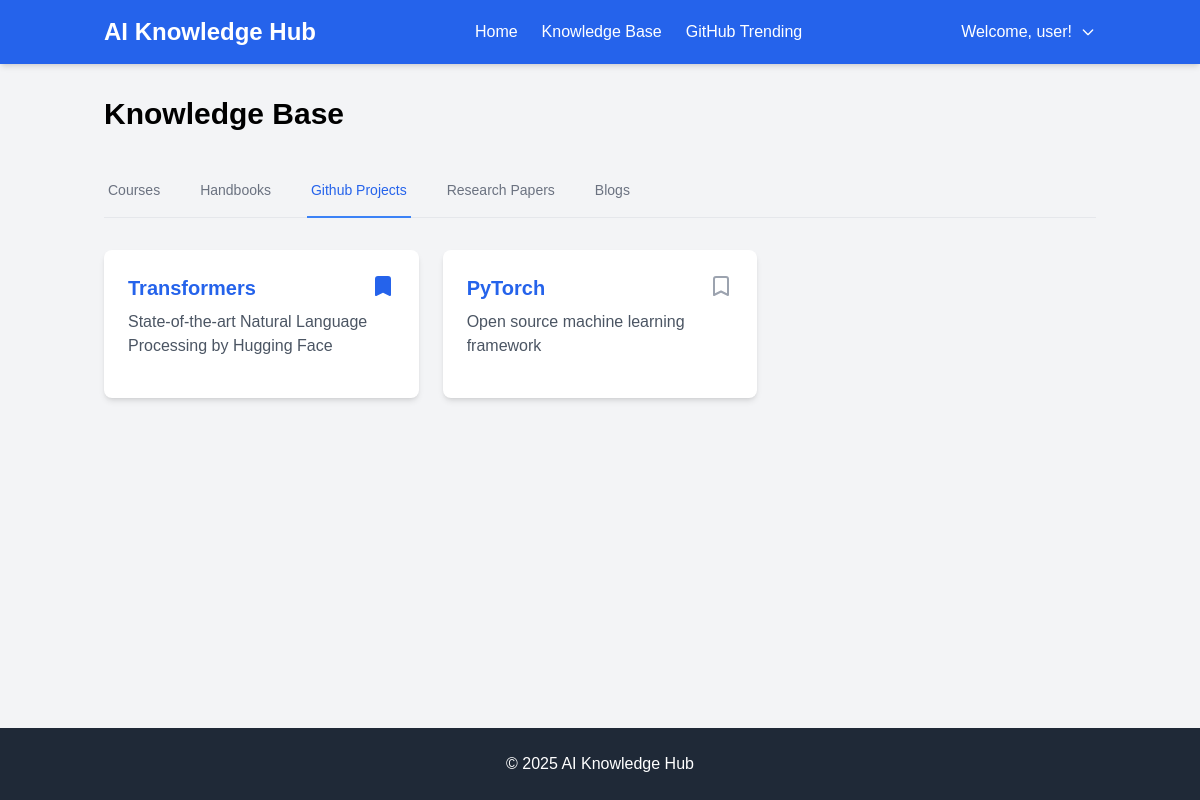
Page /knowledge-base?tab=github_projects (signed in) on the committed database.
### models.py (models this page shows, shortened)
class User(UserMixin, db.Model):
    id = db.Column(db.Integer, primary_key=True)
    username = db.Column(db.String(80), unique=True, nullable=False)
    email = db.Column(db.String(120), unique=True, nullable=False)
    password_hash = db.Column(db.String(128))
    is_admin = db.Column(db.Boolean, default=False)
    created_at = db.Column(db.DateTime, default=datetime.utcnow)
    bookmarks = db.relationship('Bookmark', backref='user', lazy=True)

class GitHubProject(db.Model):
    id = db.Column(db.Integer, primary_key=True)
    title = db.Column(db.String(200), nullable=False)
    url = db.Column(db.String(500), nullable=False)
    stars = db.Column(db.Integer)
    description = db.Column(db.Text)
    created_at = db.Column(db.DateTime, default=datetime.utcnow)

### app.py (the view)
@app.route('/knowledge-base')
@login_required
def knowledge_base():
    active_tab = request.args.get('tab', 'courses')
    categories = {
        "courses": Course.query.all(),
        "handbooks": Handbook.query.all(),
        "github_projects": GitHubProject.query.all(),
        "research_papers": ResearchPaper.query.all(),
        "blogs": Blog.query.all()
    }
    bookmarks = Bookmark.query.filter_by(
        user_id=current_user.id,
        resource_type=active_tab
    ).all()
    bookmarked_ids = [bookmark.resource_id for bookmark in bookmarks]
    return render_template('knowledge_base.html',
                         categories=categories,
                         active_tab=active_tab,
                         bookmarked_ids=bookmarked_ids)

### app.py (called while the page is built)
@login_manager.user_loader
def load_user(user_id):
    return User.query.get(int(user_id))

def login_required(f):
    @wraps(f)
    def decorated_function(*args, **kwargs):
        if 'user_id' not in session:
            return redirect(url_for('login'))
        return f(*args, **kwargs)
    return decorated_function

### templates/knowledge_base.html (shortened to what this page needs)
{% extends "base.html" %}
{% block content %}
<div class="max-w-7xl mx-auto">
    <h1 class="text-3xl font-bold mb-8">Knowledge Base</h1>
    <div class="border-b border-gray-200 mb-8">
        <nav class="-mb-px flex space-x-8">
            {% for tab in ['courses', 'handbooks', 'github_projects', 'research_papers', 'blogs'] %}
            <a href="{{ url_for('knowledge_base', tab=tab) }}"
               class="{% if active_tab == tab %}border-blue-500 text-blue-600{% else %}border-transparent text-gray-500 hover:text-gray-700 hover:border-gray-300{% endif %} whitespace-nowrap py-4 px-1 border-b-2 font-medium text-sm">
                {{ tab.replace('_', ' ').title() }}
            </a>
            {% endfor %}
        </nav>
    </div>
    <div class="grid grid-cols-1 md:grid-cols-2 lg:grid-cols-3 gap-6">
        {% for resource in categories[active_tab] %}
        <div class="bg-white rounded-lg shadow-md p-6">
            <div class="flex justify-between items-start">
                <div>
                    <h2 class="text-xl font-semibold mb-2">
                        <a href="{{ resource.url }}" target="_blank" class="text-blue-600 hover:text-blue-800">
                            {{ resource.title }}
                        </a>
                    </h2>
                    <p class="text-gray-600 mb-4">{{ resource.description }}</p>
                </div>
                {% set is_bookmarked = resource.id in bookmarked_ids %}
                <form action="{{ url_for('add_bookmark' if not is_bookmarked else 'remove_bookmark', resource_type=active_tab, resource_id=resource.id) }}" method="POST">
                    <button type="submit" class="text-{{ 'blue-600' if is_bookmarked else 'gray-400' }} hover:text-blue-600">
                        <svg class="w-6 h-6" fill="{{ 'currentColor' if is_bookmarked else 'none' }}" stroke="currentColor" viewBox="0 0 24 24">
                            <path stroke-linecap="round" stroke-linejoin="round" stroke-width="2" d="M5 5a2 2 0 012-2h10a2 2 0 012 2v16l-7-3.5L5 21V5z"></path>
                        </svg>
                    </button>
                </form>
            </div>
        </div>
        {% endfor %}
    </div>
</div>
{% endblock %}

### templates/base.html (shortened to what this page needs)
<!DOCTYPE html>
<html lang="en">
<head>
    <script src="https://cdn.tailwindcss.com"></script>
</head>
<body class="bg-gray-100 min-h-screen flex flex-col">
    <header class="bg-blue-600 text-white shadow-md">
        <div class="container mx-auto px-4 py-4">
            <div class="flex justify-between items-center">
                <h1 class="text-2xl font-bold">AI Knowledge Hub</h1>
                <nav>
                    <ul class="flex space-x-6">
                        {% if current_user.is_authenticated %}
                        <li><a href="{{ url_for('index') }}" class="hover:text-blue-200 transition-colors">Home</a></li>
                        <li><a href="{{ url_for('knowledge_base') }}" class="hover:text-blue-200 transition-colors">Knowledge Base</a></li>
                        <li><a href="{{ url_for('github_trending') }}" class="hover:text-blue-200 transition-colors">GitHub Trending</a></li>
                        {% else %}
                        <li><a href="{{ url_for('login') }}" class="hover:text-blue-200 transition-colors">Login</a></li>
                        <li><a href="{{ url_for('register') }}" class="hover:text-blue-200 transition-colors">Register</a></li>
                        {% endif %}
                    </ul>
                </nav>
                <div class="relative">
                    {% if current_user.is_authenticated %}
                        <button id="userMenuButton" class="flex items-center space-x-2 hover:text-blue-200 transition-colors">
                            <span>Welcome, {{ current_user.username }}!</span>
                            <svg class="w-4 h-4" fill="none" stroke="currentColor" viewBox="0 0 24 24">
                                <path stroke-linecap="round" stroke-linejoin="round" stroke-width="2" d="M19 9l-7 7-7-7"></path>
                            </svg>
                        </button>
                    {% endif %}
                </div>
            </div>
        </div>
    </header>
    <main class="container mx-auto px-4 py-8 flex-grow">
        {% block content %}{% endblock %}
    </main>
    <footer class="bg-gray-800 text-white py-6">
        <div class="container mx-auto px-4 text-center">
            <p>&copy; 2025 AI Knowledge Hub</p>
        </div>
    </footer>
</body>
</html>

### templates/base.html (style rules this page uses)
body { font-family: Arial, sans-serif; margin: 0; padding: 0; }

### rows in the picture
User: username "user"
GitHubProject: title "Transformers", description "State-of-the-art Natural Language Processing by Hugging Face"
GitHubProject: title "PyTorch", description "Open source machine learning framework"

### other values in the picture
{{ tab.replace('_', ' ').title() }} "Courses" "Handbooks" "Github Projects" "Research Papers" "Blogs"
